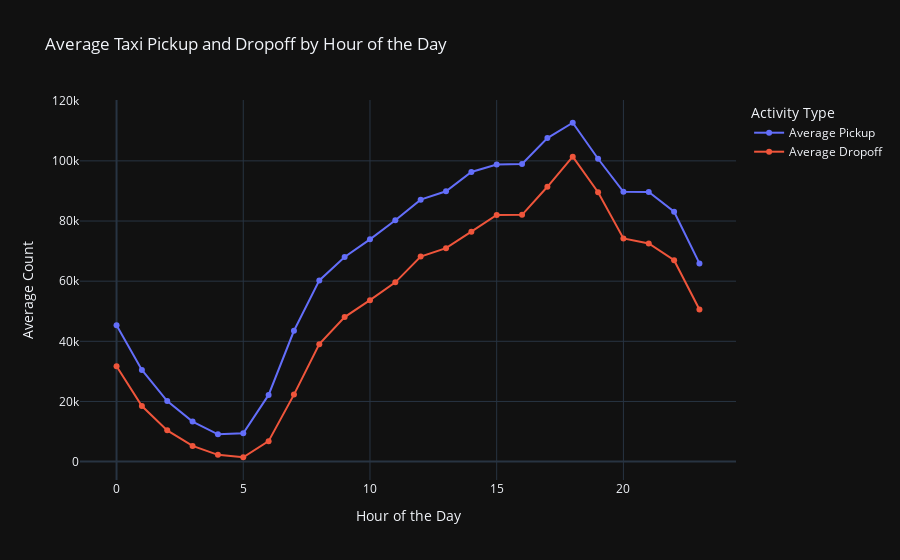

Here is the notebook cell this chart was saved with:
### Code cell
# Create a Plotly figure for averages
fig_avg = go.Figure()

# Add a line for average pickup counts
fig_avg.add_trace(go.Scatter(x=df_hours_grouped_avg['hour'], 
                             y=df_hours_grouped_avg['pickup_count'],
                             mode='lines+markers', 
                             name='Average Pickup'))

# Add a line for average dropoff counts
fig_avg.add_trace(go.Scatter(x=df_hours_grouped_avg['hour'], 
                             y=df_hours_grouped_avg['dropoff_count'],
                             mode='lines+markers', 
                             name='Average Dropoff'))

# Update figure layout to reflect averages
fig_avg.update_layout(title='Average Taxi Pickup and Dropoff by Hour of the Day',
                      xaxis_title='Hour of the Day',
                      yaxis_title='Average Count',
                      legend_title='Activity Type',
                      template='plotly_dark')

# Show the figure
fig_avg.show()

### Figure 1 — Plotly figure (JSON) as saved in the notebook; plotly's stock layout.template omitted (floating-point values rounded to 4 significant figures)
{"data": [{"mode": "lines+markers", "name": "Average Pickup", "type": "scatter", "x": [0, 1, 2, 3, 4, 5, 6, 7, 8, 9, 10, 11, 12, 13, 14, 15, 16, 17, 18, 19, 20, 21, 22, 23], "y": [45360.0, 30470.0, 20140.0, 13320.0, 9062.0, 9434.0, 22170.0, 43510.0, 60250.0, 68025, 73900.0, 80230.0, 87110.0, 89880.0, 96310.0, 98810.0, 98936, 107600.0, 112700.0, 100700.0, 89730.0, 89630.0, 83100.0, 65900.0]}, {"mode": "lines+markers", "name": "Average Dropoff", "type": "scatter", "x": [0, 1, 2, 3, 4, 5, 6, 7, 8, 9, 10, 11, 12, 13, 14, 15, 16, 17, 18, 19, 20, 21, 22, 23], "y": [31690.0, 18470.0, 10390.0, 5214.0, 2252.0, 1450.0, 6808.0, 22280.0, 39060.0, 48070.0, 53670.0, 59610.0, 68180.0, 70990.0, 76450.0, 82020.0, 82050.0, 91380.0, 101400.0, 89570.0, 74210.0, 72550.0, 66940.0, 50570.0]}], "layout": {"legend": {"title": {"text": "Activity Type"}}, "title": {"text": "Average Taxi Pickup and Dropoff by Hour of the Day"}, "xaxis": {"title": {"text": "Hour of the Day"}}, "yaxis": {"title": {"text": "Average Count"}}}}
